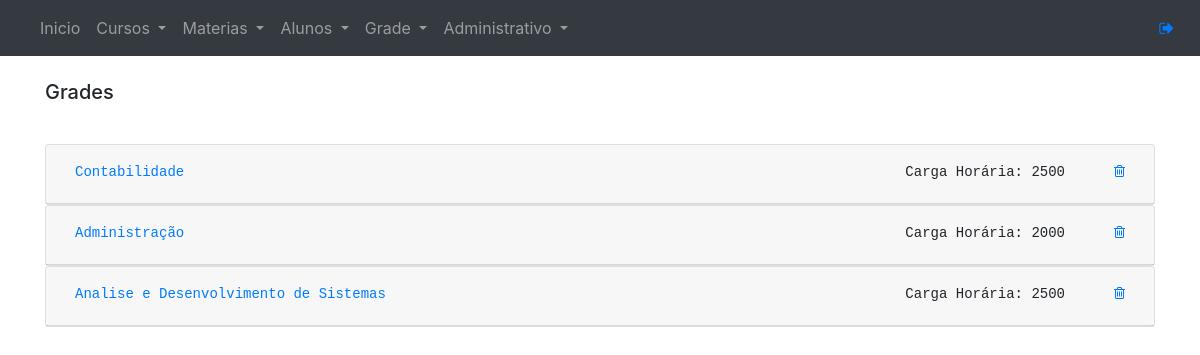
Page /index.php?pagina=grade&acao=listar (signed in) on the earlier database version.
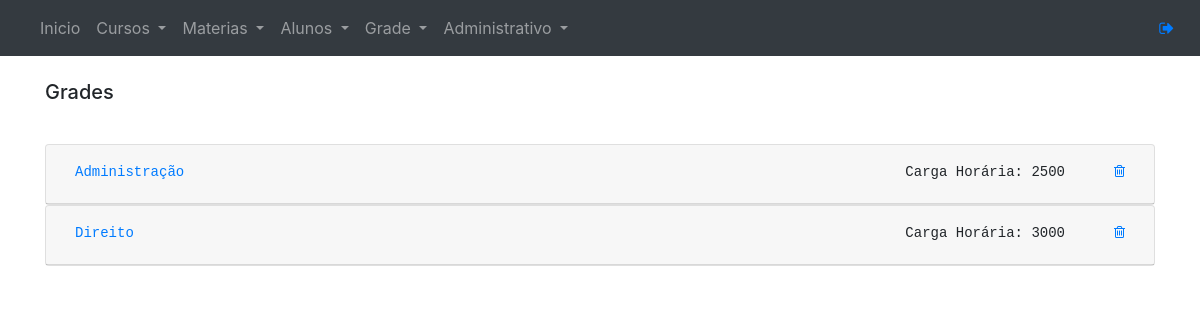
Same page on the later database version.
### tables this page shows
CREATE TABLE `curso` (
  `cod_curso` int(11) NOT NULL,
  `nome_curso` varchar(50) DEFAULT NULL,
  `carga_horaria` int(11) DEFAULT NULL,
  `qtd_periodo` int(11) NOT NULL
);

### class/Conexao.php (called while the page is built, shortened)
<?php
class Conexao{
    private $host = "localhost";
    private $usuario = "root";
    private $senha = "";
    private $banco = "projeto";
    private $conexao;
    public function conectar(){
        try{
            $this->conexao = new PDO("mysql:host=".$this->host.";dbname=".$this->banco, $this->usuario, $this->senha);
            $this->conexao->setAttribute(PDO::ATTR_ERRMODE, PDO::ERRMODE_EXCEPTION);
        }
        catch(PDOException $erro){
            die("Erro na conexão ".$erro->getMessage());
        }
        return $this->conexao;
    }
    public function getDados($query){
        $sql = $this->conectar()->prepare($query);
        $sql->execute();
        return $sql->fetchAll(PDO::FETCH_OBJ);
        $this->conexao = null;
    }
}
?>

### controle/listarGradeControle.php (the view, shortened to what this page needs)
<?php
    require "./class/Conexao.php";
    require "./class/Grade.php";
    echo "<pre>";
    $curso = "SELECT DISTINCT cr.cod_curso, cr.nome_curso, cr.carga_horaria, gr.num_periodo FROM curso AS cr INNER JOIN grade AS gr ON cr.cod_curso = gr.cod_curso";
    $consultar = new Conexao;
    $cursos = $consultar->getDados($curso);
    $idCurso = null;
    foreach($cursos as $chave => $curso){
        if($idCurso != $curso->cod_curso){
            echo "<div class='card'>
            <div class='card-header' id='".$curso->cod_curso."'><button class='btn btn-link btn-sm' type='button' data-toggle='collapse' data-target='#collapse_".$curso->cod_curso."' aria-expanded='true' aria-controls=''>".$curso->nome_curso."</button><div style='float: right;'><label style='margin-top: 5px; margin-right: 40px;'>Carga Horária: ".$curso->carga_horaria."</label><button style='float: right;' class='btn btn-link btn-sm' onclick=\"location.href='controle/gradeControle.php?acao=excluir&cod_curso=".$curso->cod_curso."'; \"><i class='fa fa-trash-o' aria-hidden='true'></i></button></div></div><div id='collapse_".$curso->cod_curso."' class='collapse' aria-labelledby='".$curso->cod_curso."' data-parent='#grade'><div class='card-body'>";
            $cursoId = $curso->cod_curso;
            $qtdHoras = getSomaHoras($cursoId);
            echo "<label style='float:right; margin-right: 60px;'>Total Horas: ". $qtdHoras[0]->credito ." </label></div></div></div>";
            $idCurso = $curso->cod_curso;
        }
        else{
            continue;
        }
}
    function getSomaHoras($cod_curso){
    $soma = "SELECT SUM(carga_horaria) AS credito  FROM materia AS ma INNER JOIN grade AS gr ON gr.cod_materia = ma.cod_materia WHERE gr.cod_curso = '{$cod_curso}'";
        $consultar = new Conexao;
        $resultado = $consultar->getDados($soma);
        return $resultado;
    }
    echo "</pre>";
?>

### index.php (shortened to what this page needs)
<!DOCTYPE html>
<html lang="PT-BR">
<head>
    <link rel="stylesheet" href="css/bootstrap.min.css">
    <link rel="stylesheet" href="css/font-awesome.min.css">
</head>
<body>
    <nav class="navbar navbar-expand-lg navbar-dark bg-dark">
        <div class="collapse navbar-collapse" id="navbarNav">
            <ul class="navbar-nav">
                <li class="nav-item">
                    <a class="nav-link" href="index.php?pagina=home">Inicio</a>
                </li>
                <li class="nav-item dropdown">
                    <a class="nav-link dropdown-toggle" href="#" id="navbarDropdownMenuLink" role="button"
                        data-toggle="dropdown" aria-haspopup="true" aria-expanded="false">
                        Cursos
                    </a>
                </li>
                <li class="nav-item dropdown">
                    <a class="nav-link dropdown-toggle" href="#" id="navbarDropdownMenuLink" role="button"
                        data-toggle="dropdown" aria-haspopup="true" aria-expanded="false">
                        Materias
                    </a>
                </li>
                <li class="nav-item dropdown">
                    <a class="nav-link dropdown-toggle" href="#" id="navbarDropdownMenuLink" role="button"
                        data-toggle="dropdown" aria-haspopup="true" aria-expanded="false">
                        Alunos
                    </a>
                </li>
                <li class="nav-item dropdown">
                    <a class="nav-link dropdown-toggle" href="#" id="navbarDropdownMenuLink" role="button"
                        data-toggle="dropdown" aria-haspopup="true" aria-expanded="false">
                        Grade
                    </a>
                </li>
                <li class="nav-item dropdown">
                    <a class="nav-link dropdown-toggle" href="#" id="navbarDropdownMenuLink" role="button"
                        data-toggle="dropdown" aria-haspopup="true" aria-expanded="false">
                        Administrativo
                    </a>
                </li>
            </ul>
        </div>
        <div style="float: right; margin-right: 10px;">
            <a  href="paginas/login/sair.php">
                <i class="fa fa-sign-out" aria-hidden="true"></i>
            </a>
        </div>
    </nav>
    <div class="container">
        <fieldset>
        <?php require "controle/telaControle.php"; ?>
        </fieldset>
    </div>
</body>
</html>

### controle/telaControle.php (shortened to what this page needs)
<?php
    @$pagina = $_GET['pagina'];
    switch($pagina){
        case "grade":       include "paginas/grade/grade.php"; break;
    }
?>

### paginas/grade/grade.php
<?php
    $acao = $_GET['acao'];
    if($acao == 'listar'){
        include "grade - listar.php";
    }
    else{
        include "grade - criar.php";
    }
?>

### paginas/grade/grade - listar.php
<div class='row'>
    <div class='col-md-12'><br>
        <h5><label>Grades</label></h5><br>
    </div>
</div>
<div class="accordion" id="grade">
<?php
    include "controle/listarGradeControle.php";
?>
</div>

Differences in the rows shown:
removed curso: nome_curso "Analise e Desenvolvimento de Sistemas", carga_horaria "2500"
changed curso "Administração": carga_horaria "2000" → "2500"; moves up the list
changed curso: nome_curso "Contabilidade" → "Direito"; carga_horaria "2500" → "3000"
